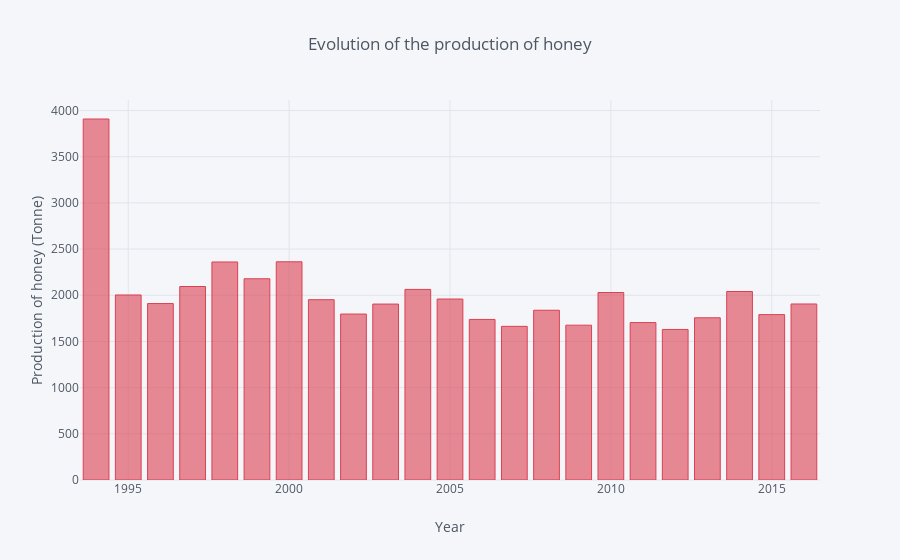

Here is the notebook cell this chart was saved with:
### Markdown cell above
### Production by year

### Code cell
prod_by_year = data.groupby("year", as_index=False).agg({'totalprod_to':'mean'})
prod_by_year.iplot(kind='bar', x='year', xTitle='Year', color='red',
           yTitle='Production of honey (Tonne)', title='Evolution of the production of honey')

### Figure 1 — Plotly figure (JSON) as saved in the notebook; plotly's stock layout.template omitted (floating-point values rounded to 4 significant figures)
{"data": [{"marker": {"color": "rgba(219, 64, 82, 0.6)", "line": {"color": "rgba(219, 64, 82, 1.0)", "width": 1}}, "name": "totalprod_to", "orientation": "v", "text": "", "type": "bar", "uid": "ea5c6f50-4433-11ea-89bb-4c348862c0db", "x": [1994, 1995, 1996, 1997, 1998, 1999, 2000, 2001, 2002, 2003, 2004, 2005, 2006, 2007, 2008, 2009, 2010, 2011, 2012, 2013, 2014, 2015, 2016], "y": [3908.0, 2003.0, 1910.0, 2095.0, 2361.0, 2179.0, 2363.0, 1952.0, 1797.0, 1905.0, 2063.0, 1959.0, 1738.0, 1664.0, 1838.0, 1676.0, 2030.0, 1704.0, 1630.0, 1756.0, 2041.0, 1791.0, 1906.0]}], "layout": {"legend": {"bgcolor": "#F5F6F9", "font": {"color": "#4D5663"}}, "paper_bgcolor": "#F5F6F9", "plot_bgcolor": "#F5F6F9", "title": "Evolution of the production of honey", "titlefont": {"color": "#4D5663"}, "xaxis": {"gridcolor": "#E1E5ED", "showgrid": true, "tickfont": {"color": "#4D5663"}, "title": "Year", "titlefont": {"color": "#4D5663"}, "zerolinecolor": "#E1E5ED"}, "yaxis": {"gridcolor": "#E1E5ED", "showgrid": true, "tickfont": {"color": "#4D5663"}, "title": "Production of honey (Tonne)", "titlefont": {"color": "#4D5663"}, "zerolinecolor": "#E1E5ED"}}}
